Frame 1 (no input): blank canvas, image omitted
Frame 60 (no input): blank canvas, image omitted
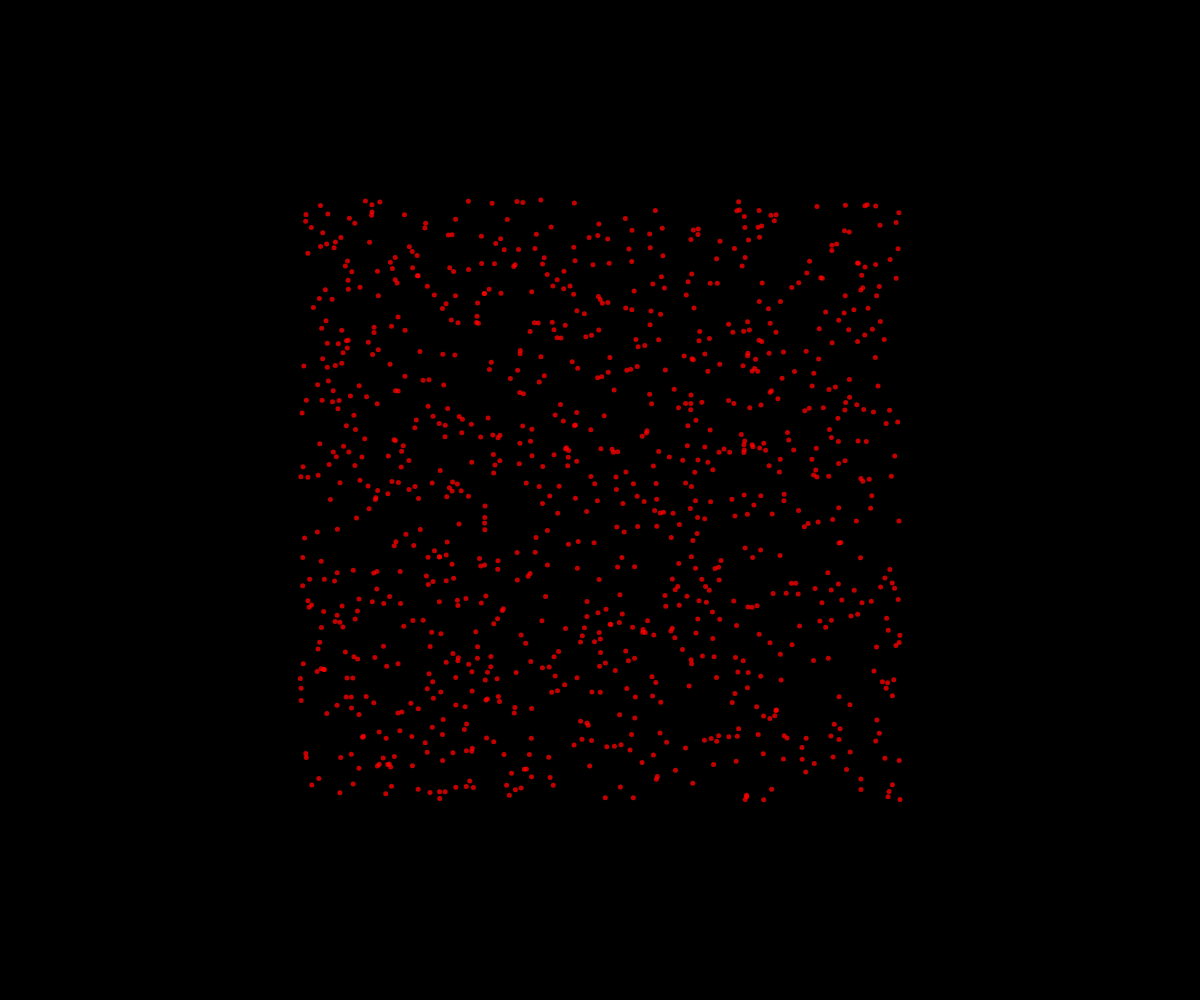
Frame 120 (the mouse pressed at the canvas centre since frame 60)

The p5.js sketch whose frames 1 and 60 were blank and that drew this single picture after the mouse press (run headless with seeded random() and noise() and a simulated clock; from frame 60 on, the mouse is pressed at the canvas centre):

// p5.js sketch
// ── sketch.js
// Project Title
// Your Name
// Date
//
// Extra for Experts:
// - describe what you did to take this project "above and beyond"


const PARTICLES_PER_CLICK = 1000;

class Particle {
  constructor(x,y) {
    this.x = x;
    this.y = y;
    this.dx = random(-5,5);
    this.dy = random(-5,5);
    this.diameter = 5;
    this.r = 255;
    this.g = 0;
    this.b = 0;
    this.opacity = 255; // 0 is transparent 255 is opaque;
  }

  display() {
    noStroke();
    fill(this.r,this.g,this.b,this.opacity);
    circle(this.x,this.y,this.diameter);
  }
  update() {
    this.x += this.dx;
    this.y += this.dy;
    this.opacity--;
  }
}

let theFireworks = [];

async function setup() {
  createCanvas(windowWidth, windowHeight);
}

function draw() {
  background(0);
  for (let firework of theFireworks) {
    firework.update();
    firework.display();
  }

}

function mousePressed() {
  for (let i = 0; i <= PARTICLES_PER_CLICK; i++) {
    let firework = new Particle(mouseX,mouseY);
    theFireworks.push(firework);
  }
}
